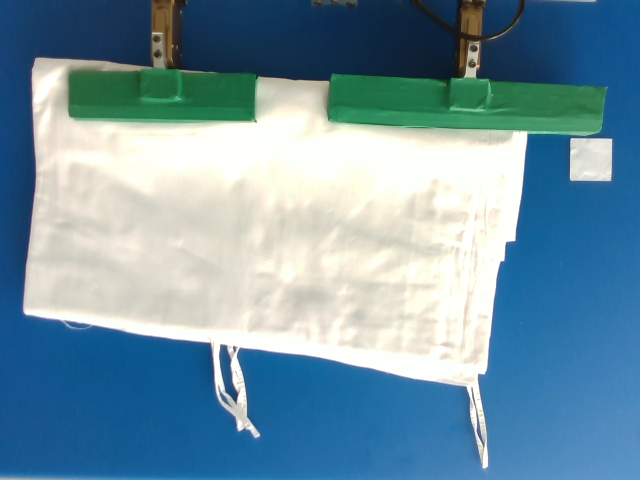
#> input picture images/Sample.png, 640 x 480 px
$ python measuring_tool.py
#> lines starting #> are read from the running program, lines starting #| are printed output that depends on the picture
"""
Filename: Degree.py
1 识别绿色夹爪，抠绿，找出矩形四个点。
2  利用红色通道，识别布草轮廓


"""

#横排两个窗口，一个原始图像，一个测试图像

from re import X
from scipy.spatial.distance import euclidean
from scipy.spatial import distance as dist
from imutils import perspective
from imutils import contours
import numpy as np
import imutils
import cv2
import math
import cvui

class point:
  x = 0
  y = 0


# Points for Left Right Top and Bottom
plL = point()
plR = point()
plU = point()
plD = point()


def order_points(pts):
    # pts为轮廓坐标
	# 求最大内接矩形
    # 返回列表中存储元素分别为左上角，右上角，右下角和左下角
    rect = np.zeros((4, 2), dtype = "float32")
    # 左上角的点具有最小的和，而右下角的点具有最大的和
    s = pts.sum(axis = 1)
    rect[0] = pts[np.argmin(s)]
    rect[2] = pts[np.argmax(s)]
    # 计算点之间的差值
    # 右上角的点具有最小的差值,
    # 左下角的点具有最大的差值
    diff = np.diff(pts, axis = 1)
    rect[1] = pts[np.argmin(diff)]
    rect[3] = pts[np.argmax(diff)]
    # 返回排序坐标(依次为左上右上右下左下)
    return rect


# 求中点
def midpoint(ptA, ptB):
	return ((ptA[0] + ptB[0]) * 0.5, (ptA[1] + ptB[1]) * 0.5)


WINDOW_NAME = 'OPENCV MEASURING TOOL by QiaoYu'

def main():

# 取一张图片作为例子
	use_canny = [False]
	use_hsv = [False]
	use_threshold = [False]
	img_path = "images/Sample.png"
	# Read image and preprocess
	image = cv2.imread(img_path)
#> image is the input picture: shape (480, 640, 3); mean B, G, R 164.4, 147.7, 112.9
	height,width,channels = image.shape
#> height = 480; width = 640; channels = 3
	frame = np.zeros(image.shape, np.uint8)
	#设置一个画布，容纳图像和UI元素
	canvas = np.zeros((height+400,width*3, 3), np.uint8)
	#UI元素的background color设置颜色
	canvas[height:(height+400),:] = [120,120,120]
	orig = image.copy()

	red_low_canny = [50]
	red_high_canny = [150]
	red_threshold = [30]
	green_h_min = [50]
	green_s_min = [30]
	green_v_min = [50]
	green_h_max = [100]
	green_s_max = [255]
	green_v_max = [255]
	cvui.init(WINDOW_NAME)
#> (this line was passed over: cvui is not available in this run)

	while (True):
		frame = orig.copy()
		#green_only = frame.copy()
		if use_hsv[0]:

			# 转HSV格式，为抠绿准备
			hsv = cv2.cvtColor(image, cv2.COLOR_BGR2HSV)
			# define range of green color in HSV
			# 定义绿色的取值范围
			lower_green = np.array([green_h_min,green_s_min,green_v_min],dtype=np.int32)
			upper_green = np.array([green_h_max,green_s_max,green_v_max],dtype=np.int32)
			# Threshold the HSV image to get only green colors
			mask = cv2.inRange(hsv, lower_green, upper_green)
			# Bitwise-AND mask and original image
			# 绿色抠出，其他通道设置成黑色
			green_only = cv2.bitwise_and(image,image, mask= mask)
			green_only[:,:,0] = 0
			green_only[:,:,2] = 0
			green_only = cv2.cvtColor(green_only,cv2.COLOR_BGR2GRAY)
			#print("green_only",green_only.shape)
			green_cnts,hierarchy = cv2.findContours(green_only.copy(), cv2.RETR_EXTERNAL, cv2.CHAIN_APPROX_SIMPLE)
			green_cnts = [x for x in green_cnts if cv2.contourArea(x) > 2000]
			print("green cnts number : ",len(green_cnts))
			cv2.drawContours(green_only.copy(), green_cnts, -1, (0,250,0), 2)
			if len(green_cnts) == 2 :
				green_box = cv2.minAreaRect(green_cnts[1])
				green_box = cv2.boxPoints(green_box)
				green_box = np.array(green_box, dtype="int")
				green_box = perspective.order_points(green_box)
				print(green_box)
				# 抓夹的上沿两个点：
				image = cv2.circle(frame,tuple(green_box[0]),radius=2, color=(0,255,0),thickness=2)
				image = cv2.circle(frame,tuple(green_box[1]),radius=4, color=(0,255,0),thickness=2)
				image = cv2.circle(frame,tuple(green_box[2]),radius=6, color=(0,255,0),thickness=2)
				image = cv2.circle(frame,tuple(green_box[3]),radius=8, color=(0,255,0),thickness=2)
				cvui.printf(canvas,10,800,0.6,0xffffff,"ChromaKey Done")
				#cv2.imshow("chromaKey",orig)
				#cv2.waitKey(0)
			green_only = cv2.cvtColor(green_only,cv2.COLOR_GRAY2BGR)
			#mask = cv2.cvtColor(mask,cv2.COLOR_GRAY2BGR)
			green_res = np.hstack((frame,green_only))
			canvas[0:height,0:width*2] = green_res[:]
			cvui.printf(canvas,10,800,0.6,0xffffff,"                           ")

			cvui.printf(canvas,10,800,0.6,0x00ff00,"ChromaKey Processing")


			#canvas[0:height,0:width] = image[:]

		# 取出红通道，因为桌面是蓝色，夹子是绿色，所以红色通道中更容易取出白色物体。
		#取 Red 通道
			r = frame.copy()
			r[:,:,0] = 0
			r[:,:,1] = 0


			gray = cv2.cvtColor(r,cv2.COLOR_BGR2GRAY)
			blur = cv2.GaussianBlur(gray, (7, 7), 0)
		#这两个参数设置比较重要
		#红通道阈值设置 ！！！！ 很重要
			ret, thresh = cv2.threshold(gray,red_threshold[0],255 ,cv2.THRESH_BINARY)

		#设置腐蚀卷积核系数  非常重要！！！ 用于去掉带子
			kernel = cv2.getStructuringElement(cv2.MORPH_RECT,(15,15))
			morph_open =cv2.morphologyEx(thresh,cv2.MORPH_OPEN,kernel)
			if(use_threshold[0] and (not use_canny[0])):
				red_thres_res = np.hstack((green_res,morph_open))
				canvas[0:height,0:width*3] = red_thres_res[:]
		# Find contours
		# 寻找边缘
			edged = cv2.Canny(morph_open, red_low_canny[0], red_high_canny[0])
			red_cnts = cv2.findContours(morph_open.copy(), cv2.RETR_LIST, cv2.CHAIN_APPROX_SIMPLE)
			red_cnts = imutils.grab_contours(red_cnts)
			red_cnts = [x for x in red_cnts if cv2.contourArea(x) > 1000]
		# 画出深红色边缘
			cv2.drawContours(frame, red_cnts, -1, (0,0,127), 2)


		#print(len(cnts))

		#---------------------------
		# 按照大小顺序，给轮廓排序取出
			if len(red_cnts) == 2 :
				cloth_cnt = sorted(red_cnts, key=cv2.contourArea, reverse=True)[0] #取出布草轮廓
				ref_object = sorted(red_cnts, key=cv2.contourArea, reverse=True)[1]  #取出对照物的轮廓
				rect_LRTB_cloth = order_points(cloth_cnt.reshape(cloth_cnt.shape[0], 2))

		#小的轮廓作为一个参考正方形。用来计算出每cm做占据的像素数
		# Reference object dimensions
		# Here for reference I have used a square
				ref_box = cv2.minAreaRect(ref_object)
				ref_box = cv2.boxPoints(ref_box)
				ref_box = np.array(ref_box, dtype="int")
				ref_box = perspective.order_points(ref_box)

				(tl, tr, br, bl) = ref_box
				dist_in_pixel = euclidean(tl, tr)
				dist_in_cm = 5
				pixel_per_cm = dist_in_pixel/dist_in_cm

				print("Pixel_Per_CM: ",pixel_per_cm)
				cvui.printf(canvas,10,820,0.6,0x00ff00,"Pixel_Per_CM is %s",pixel_per_cm)
		#----------------------

		# 取布草轮廓进行处理

				cloth_rect = cv2.minAreaRect(cloth_cnt)
				cloth_box = cv2.boxPoints(cloth_rect)
				cloth_box = np.int0(cloth_box)

				image = cv2.circle(frame,tuple(rect_LRTB_cloth[0]),radius=6, color=(0,0,0),thickness=2)
				image = cv2.circle(frame,tuple(rect_LRTB_cloth[1]),radius=6, color=(0,0,0),thickness=2)
				image = cv2.circle(frame,tuple(rect_LRTB_cloth[2]),radius=6, color=(0,0,0),thickness=2)
				image = cv2.circle(frame,tuple(rect_LRTB_cloth[3]),radius=6, color=(0,0,0),thickness=2)

				image = cv2.circle(frame,tuple(cloth_box[0]),radius=6, color=(255,255,0),thickness=2)
				image = cv2.circle(frame,tuple(cloth_box[1]),radius=6, color=(255,255,0),thickness=2)
				image = cv2.circle(frame,tuple(cloth_box[2]),radius=6, color=(255,255,0),thickness=2)
				image = cv2.circle(frame,tuple(cloth_box[3]),radius=6, color=(255,255,0),thickness=2)


		#计算布草左上角的点到夹爪上沿延长线的距离像素值
		#  布草的点排布情况如下：
		#  点0       点1
		#  ｜--------｜
		#  ｜        ｜
		#  ｜--------｜
		#  点4       点3

		#点到水平边距离
				distance_point2length = np.linalg.norm(np.cross(green_box[0]-green_box[1],green_box[1]-rect_LRTB_cloth[0])/np.linalg.norm(green_box[0]-green_box[1]))
		#点到垂直边距离
				distance_point2width = np.linalg.norm(np.cross(green_box[0]-green_box[3],green_box[3]-rect_LRTB_cloth[0])/np.linalg.norm(green_box[0]-green_box[3]))

		#计算点与线的位置，线的方向，以上图中点0为终点。返回值小于0在右边，等于0在线上。大于0在左边。


				is_above  = (green_box[1][0] - green_box[0][0])*(rect_LRTB_cloth[0][1]-green_box[0][1])-(rect_LRTB_cloth[0][0]-green_box[0][0])*(green_box[1][1]-green_box[0][1])
				is_above  = -1 * is_above
				is_left   = (green_box[3][0] - green_box[0][0])*(rect_LRTB_cloth[0][1]-green_box[0][1])-(rect_LRTB_cloth[0][0]-green_box[0][0])*(green_box[3][1]-green_box[0][1])

				print("distance from point to length:",distance_point2length/pixel_per_cm)
				print("distance from point to width :",distance_point2width/pixel_per_cm)
				print("isAbove",is_above)
				print("isLeft",is_left)
				cv2.drawContours(frame, cloth_cnt, -1, (0, 0, 0), 2)

				cloth_box = perspective.order_points(cloth_box)
				cX = np.average(cloth_box[:, 0])
				cY = np.average(cloth_box[:, 1])


				plL.x = cloth_box[0][0]
				plL.y = cloth_box[0][1]

				plR.x = cloth_box[1][0]
				plR.y = cloth_box[1][1]

				plU.x = cloth_box[2][0]
				plU.y = cloth_box[2][1]

				plD.x = cloth_box[3][0]
				plD.y = cloth_box[3][1]

				# Finding Height and width
				for (x, y) in cloth_box:
					cv2.circle(orig, (int(x), int(y)), 5, (0, 0, 255), -1)
				(tl, tr, br, bl) = cloth_box

				(tltrX, tltrY) = midpoint(tl, tr)
				(blbrX, blbrY) = midpoint(bl, br)

				# compute the midpoint between the top-left and top-right points,
				# followed by the midpoint between the top-righ and bottom-right
				(tlblX, tlblY) = midpoint(tl, bl)
				(trbrX, trbrY) = midpoint(tr, br)

				# draw the midpoints on the image
				cv2.circle(frame, (int(tltrX), int(tltrY)), 5, (255, 0, 0), -1)
				cv2.circle(frame, (int(blbrX), int(blbrY)), 5, (255, 0, 0), -1)
				cv2.circle(frame, (int(tlblX), int(tlblY)), 5, (255, 0, 0), -1)
				cv2.circle(frame, (int(trbrX), int(trbrY)), 5, (255, 0, 0), -1)

				# draw lines between the midpoints
				cv2.line(frame, (int(tltrX), int(tltrY)), (int(blbrX), int(blbrY)),
					(255, 0, 255), 2)
				cv2.line(frame, (int(tlblX), int(tlblY)), (int(trbrX), int(trbrY)),
					(255, 0, 255), 2)

				# compute the Euclidean distance between the midpoints
				dA = dist.euclidean((tltrX, tltrY), (blbrX, blbrY))
				dB = dist.euclidean((tlblX, tlblY), (trbrX, trbrY))


				if pixel_per_cm is None:
					pixel_per_cm = 27.6

				# compute the size of the object
				dimA = dA / pixel_per_cm
				dimB = dB / pixel_per_cm

				# draw the object sizes on the image
				cv2.putText(frame, "{:.1f}cm".format(dimA),
					(int(tltrX - 15), int(tltrY - 10)), cv2.FONT_HERSHEY_SIMPLEX,
					0.65, (255, 255, 255), 2)
				cv2.putText(frame, "{:.1f}cm".format(dimB),
					(int(trbrX + 10), int(trbrY)), cv2.FONT_HERSHEY_SIMPLEX,
					0.65, (255, 255, 255), 2)

				# Finding Angle of the length (the larger side) and not of the width

				rp1 = point()
				rp2 = point()

				Angle = 0

				if(dA>=dB):
					rp1.x = tltrX
					rp1.y = tltrY
					rp2.x = blbrX
					rp2.y = blbrY
				else:
					rp1.x = tlblX
					rp1.y = tlblY
					rp2.x = trbrX
					rp2.y = trbrY

				# Extending the line of which angle is to be calculated

				delX = (rp2.x - rp1.x)/(math.sqrt(((rp2.x-rp1.x) ** 2)+((rp2.y-rp1.y) ** 2)))
				delY = (rp2.y - rp1.y)/(math.sqrt(((rp2.x-rp1.x) ** 2)+((rp2.y-rp1.y) ** 2)))

		#	cv2.line(orig, (int(rp1.x - delX*250), int(rp1.y - delY*250)), (int(rp2.x + delX*250), int(rp2.y + delY*250)),(205, 0, 0), 2)

				x,y,z = image.shape

				# The x axis, makes it easy to see the angle
				cv2.line(frame, (0 , int(y/3)), (int(x*20),int(y/3)),
					(0, 0, 0), 2)

				gradient = (rp2.y - rp1.y)*1.0/(rp2.x - rp1.x)*1.0
				Angle = math.atan(gradient)
				Angle = Angle*57.2958 # Radians to degree

				if(Angle < 0):
					Angle = Angle + 180

				cv2.putText(frame, "{:.4f}".format(Angle) + " Degrees",
					(330, 460), cv2.FONT_HERSHEY_SIMPLEX,
					0.75, (0, 255, 255), 2)
			if(use_threshold[0] and use_canny[0]):
				red_thres_res = np.hstack((green_res,frame))
				canvas[0:height,0:width*3] = red_thres_res[:]
				# loop over the original points

		else :
				canvas[0:height,0:width] = orig[:]
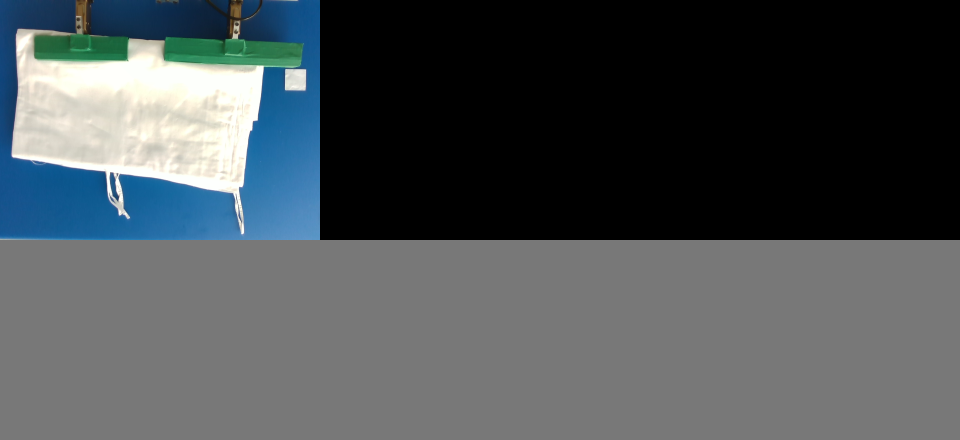
#> canvas: shape (880, 1920, 3) (shown at 1/2 size); mean B, G, R 84.4, 81.4, 75.1

		cvui.window(canvas, 00, 480, 640, 300, 'Green ChromaKey ',10)
#> (this line was passed over: cvui is not available in this run)
		cvui.checkbox(canvas, 0, 510, 'Green ChromaKey', use_hsv)
#> (this line was passed over: cvui is not available in this run)
		cvui.trackbar(canvas, 0, 530, 640, green_h_min, 0, 127)
#> (this line was passed over: cvui is not available in this run)
		cvui.trackbar(canvas, 0, 570, 640, green_s_min, 0, 255)
#> (this line was passed over: cvui is not available in this run)
		cvui.trackbar(canvas, 0, 610, 640, green_v_min, 0, 255)
#> (this line was passed over: cvui is not available in this run)
		cvui.trackbar(canvas, 0, 650, 640, green_h_max, 0, 127)
#> (this line was passed over: cvui is not available in this run)
		cvui.trackbar(canvas, 0, 690, 640, green_s_max, 0, 255)
		cvui.trackbar(canvas, 0, 730, 640, green_v_max, 0, 255)

		cvui.window(canvas, 640, 480, 640, 300, 'Red Channel Canny ',10)
		cvui.checkbox(canvas,640, 510, 'Use Red Channel Canny Edge', use_canny)
		cvui.trackbar(canvas,640, 550, 640, red_low_canny, 5, 150)
		cvui.trackbar(canvas,640, 580, 640, red_high_canny, 80, 300)


		cvui.window(canvas, 1280, 480, 640, 300, 'Red Channel Threshold',10)
		cvui.checkbox(canvas,1280, 510, 'Use Red Channel Threshold', use_threshold)
		cvui.trackbar(canvas,1280, 550, 640, red_threshold, 5, 150)


		cvui.update()
		# Show everything on the screen
		cv2.imshow(WINDOW_NAME, canvas)

		# Check if ESC key was pressed
		if cv2.waitKey(20) == 27:
			break
if __name__ == '__main__' :
#> (the run stopped early here; a loop or call above may not have finished)

$ run again, with images/critical0.jpg saved as images/Sample.png
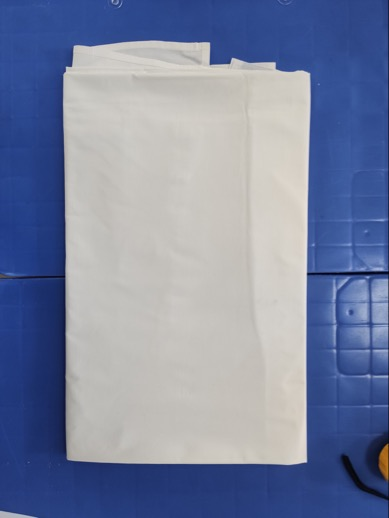
#> input picture images/critical0.jpg, 389 x 518 px
#> in main, image is the input picture: shape (518, 389, 3); mean B, G, R 161.5, 132.7, 122.4
#> in main, `canvas[0:height,0:width] = orig[:]`:
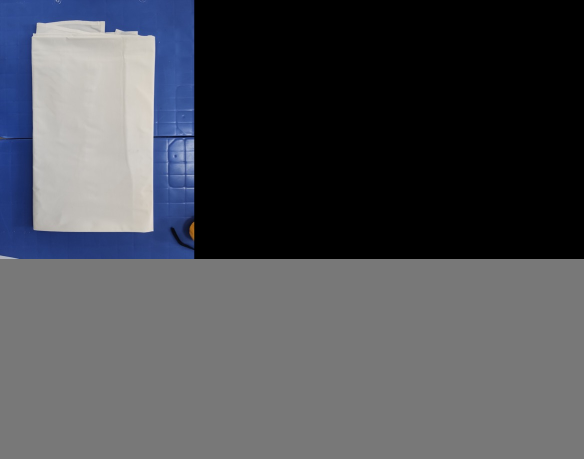
#> canvas: shape (918, 1167, 3) (shown at 1/2 size); mean B, G, R 82.7, 77.2, 75.3

$ run again, with images/critical1.jpg saved as images/Sample.png
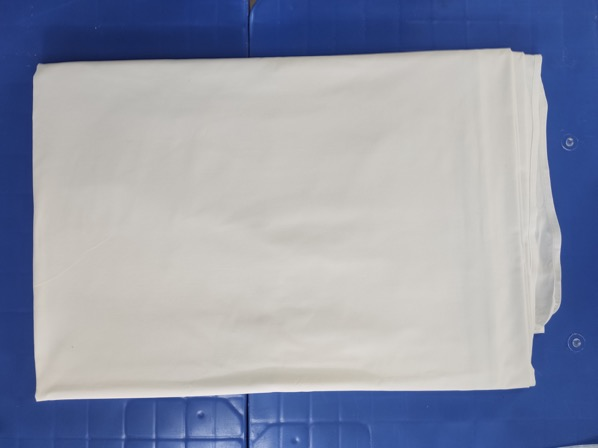
#> input picture images/critical1.jpg, 598 x 448 px
#> in main, image is the input picture: shape (448, 598, 3); mean B, G, R 171, 152.2, 146.1
#> in main, `canvas[0:height,0:width] = orig[:]`:
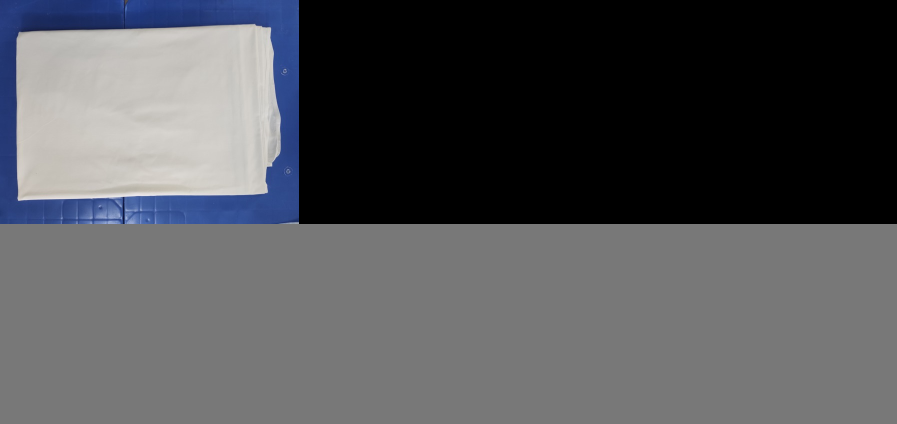
#> canvas: shape (848, 1794, 3) (shown at 1/2 size); mean B, G, R 86.7, 83.4, 82.3

$ run again, with images/critical2.jpg saved as images/Sample.png
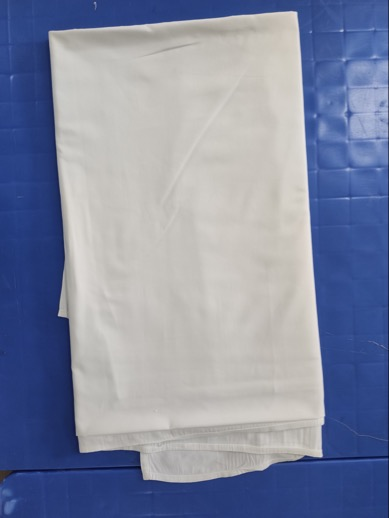
#> input picture images/critical2.jpg, 389 x 518 px
#> in main, image is the input picture: shape (518, 389, 3); mean B, G, R 163, 138.7, 130.7
#> in main, `canvas[0:height,0:width] = orig[:]`:
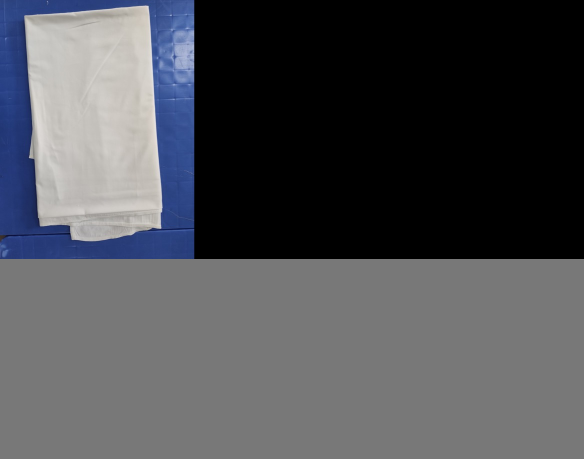
#> canvas: shape (918, 1167, 3) (shown at 1/2 size); mean B, G, R 82.9, 78.4, 76.9
